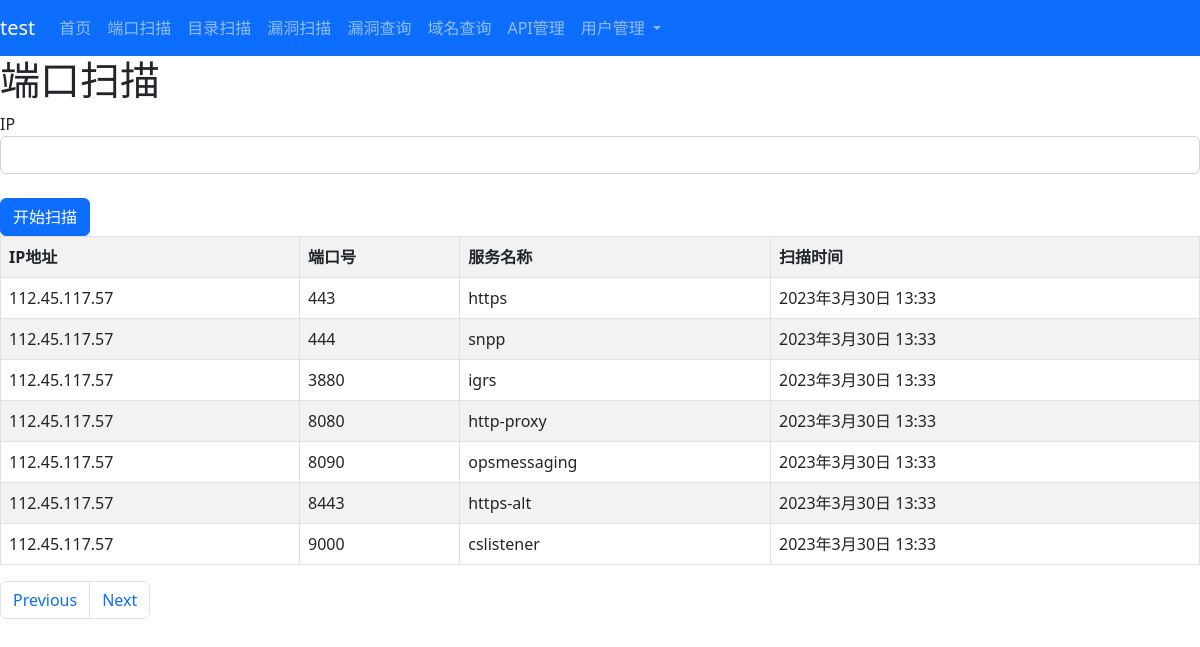
/port-scan/?page=3 (signed in), run on the app's committed database.
### portscan/models.py (models this page shows)
class Ports(models.Model):
    username = models.CharField(max_length=20)
    ip = models.GenericIPAddressField()
    portid = models.IntegerField()
    service = models.CharField(max_length=30,default='unknown')
    datetime = models.DateTimeField()

### portscan/views.py (the view, shortened to what this page needs)
# urls.py: path('port-scan/',portscan_views.scanner),
def scanner(request):
    if not request.session.get('is_login', None):
        return redirect('/')
    port_list = models.Ports.objects.filter(username=request.session['username']).order_by("-datetime")
    port_list = Paginator(port_list, 7)
    page = request.GET.get('page')
    port_list = port_list.get_page(page)
    return render(request,'port-scan.html',locals())

### templates/port-scan.html (shortened to what this page needs)
{%extends "base.html" %}
{% block mainbody %}
<h1>端口扫描</h1>
<div class="row">
    <div class="col p-6">
        <form action="/port-scan/" method="post">
        <label>IP</label>
        <input class="form-control"  type="text" name="ip"><br/>
        <input type="submit" value="开始扫描" class="btn btn-primary btn-block"/>
        </form>
    </div>
</div>
<div class="row">
    <div class="col p-6">
        <table class="table table-bordered table-striped">
            <tr>
                <th>IP地址</th>
                <th>端口号</th>
                <th>服务名称</th>
                <th>扫描时间</th>
            </tr>
            {% for result in port_list %}
            <tr>
                <td>{{ result.ip }}</td>
                <td>{{ result.portid }}</td>
                <td>{{ result.service }}</td>
                <td>{{ result.datetime }}</td>
            </tr>
            {% endfor %}
        </table>
        <ul class="pagination">
            {% if port_list.has_previous %}
            <li class="page-item"><a class="page-link" href="/port-scan/?page={{ port_list.previous_page_number }}">Previous</a></li>
            {% endif %}
            {% if port_list.has_next %}
            <li class="page-item"><a class="page-link" href="/port-scan/?page={{ port_list.next_page_number }}">Next</a></li>
            {% endif %}
        </ul>
    </div>
</div>
{% endblock %}

### data on the page
Ports: ip "112.45.117.57", portid "443", service "https", datetime "2023年3月30日 13:33"
Ports: ip "112.45.117.57", portid "444", service "snpp", datetime "2023年3月30日 13:33"
Ports: ip "112.45.117.57", portid "3880", service "igrs", datetime "2023年3月30日 13:33"
Ports: ip "112.45.117.57", portid "8080", service "http-proxy", datetime "2023年3月30日 13:33"
Ports: ip "112.45.117.57", portid "8090", service "opsmessaging", datetime "2023年3月30日 13:33"
Ports: ip "112.45.117.57", portid "8443", service "https-alt", datetime "2023年3月30日 13:33"
Ports: ip "112.45.117.57", portid "9000", service "cslistener", datetime "2023年3月30日 13:33"

### other printed values
{{ request.session.username }} "test"
